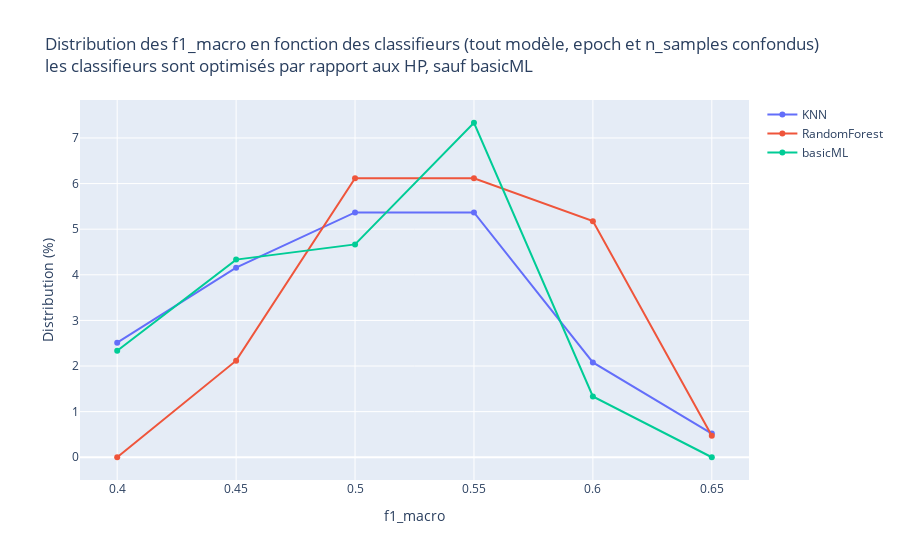

Notebook source saved alongside this figure:
### Code cell
fig = go.Figure(layout = {
    "title" : {"text" : ("Distribution des f1_macro en fonction des classifieurs"
                         " (tout modèle, epoch et n_samples confondus)<br>"
                         "les classifieurs sont optimisés par rapport aux HP, sauf basicML")},
    "xaxis" : {"title" : {"text" : "f1_macro"}},
    "yaxis" : {"title" : {"text" : "Distribution (%)"}}
})

for method, sub_df in df.groupby("method"): 
    v,x = np.histogram(sub_df["f1_macro"],[0.4, 0.45, 0.5, 0.55, 0.6, 0.65, 0.7], density=True)
    fig.add_trace(go.Scatter(x = x,y = v,name = method))

fig

### Figure 1 — Plotly figure (JSON) as saved in the notebook; plotly's stock layout.template omitted (floating-point values rounded to 4 significant figures)
{"data": [{"name": "KNN", "type": "scatter", "x": [0.4, 0.45, 0.5, 0.55, 0.6, 0.65, 0.7], "y": [2.511, 4.156, 5.368, 5.368, 2.078, 0.5195]}, {"name": "RandomForest", "type": "scatter", "x": [0.4, 0.45, 0.5, 0.55, 0.6, 0.65, 0.7], "y": [0.0, 2.118, 6.118, 6.118, 5.176, 0.4706]}, {"name": "basicML", "type": "scatter", "x": [0.4, 0.45, 0.5, 0.55, 0.6, 0.65, 0.7], "y": [2.333, 4.333, 4.667, 7.333, 1.333, 0.0]}], "layout": {"title": {"text": "Distribution des f1_macro en fonction des classifieurs (tout modèle, epoch et n_samples confondus)<br>les classifieurs sont optimisés par rapport aux HP, sauf basicML"}, "xaxis": {"title": {"text": "f1_macro"}}, "yaxis": {"title": {"text": "Distribution (%)"}}}}
